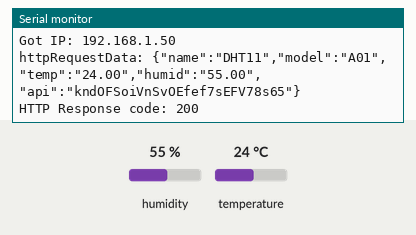
Simulated run of this sketch. Board: ESP8266 (NodeMCU). Parts: the last lines printed to the serial monitor. Inputs (shaded band) come from the test bench; at power-on: humidity 55 %, temperature 24 °C. WiFi joins after 1.5 s; servers stay silent unless stated; uploads are accepted with an empty reply.

Above: at 3.3 s.
3.4 s: humidity set to 22 %
At 4.51 s:
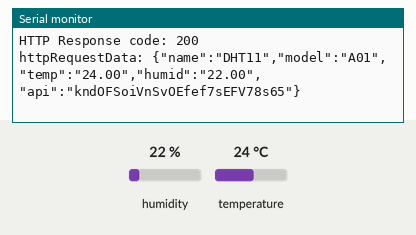
6.3 s: temperature set to 12 °C
At 7.9 s:
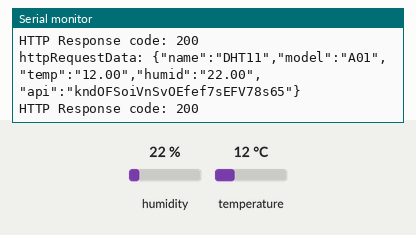
9.2 s: humidity set to 40 %
At 12.1 s:
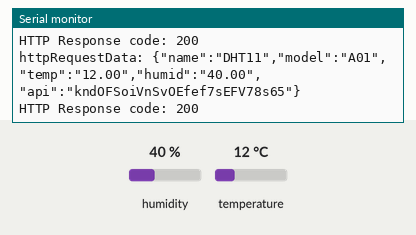
Timing chart, 0 to 13.6 s (numbered marks = the images above; inputs shaded):
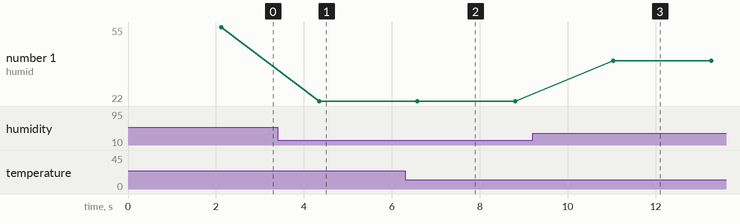

The sketch:

DHT11_POSTreq.ino
```cpp
#include <ESP8266WiFi.h>
#include <ESP8266HTTPClient.h>
#include <WiFiClient.h>
#include <Wire.h>
#include <DHT.h>
#include <DHT_U.h>


#define DHTTYPE DHT11   // DHT 11
//#define DHTTYPE DHT21   // DHT 21 (AM2301)
//#define DHTTYPE DHT22   // DHT 22  (AM2302), AM2321

// SSID & Password
//const char* ssid = "Abbok Design2.4G";
//const char* password = "INDA2019";
const char* ssid = "TP-LINK_F5BC40";
const char* password = "22278456";

const char* ssid2 = "Abbok Design2.4G";
const char* password2 = "INDA2019";

//Webapp Name 'bplinebot.herokuapp.com/weather'
const char* serverName = "https://www.idayx.com/api";
const char* sha = "26:9D:4B:6C:EC:24:88:E0:0F:D9:75:8D:BF:88:35:AA:7B:F4:FB:5C";


String apiKeyValue = "kndOFSoiVnSvOEfef7sEFV78s65";
String deviceModel = "A01";
String sensorName = "DHT11";
String sensorLocation = "Abbok";

// DHT Sensor
uint8_t DHTPin = D2;

// Initialize DHT sensor.
DHT dht(DHTPin, DHTTYPE);

float TempCstat;
float TempFstat;
float HumidityStat;
int wifi2 = 0;

void setup() {
  Serial.begin(115200);
  delay(100);

  pinMode(DHTPin, INPUT);
  dht.begin();

  Serial.println("Connecting to ");
  Serial.println(ssid);


  WiFi.begin(ssid, password);
  //check wi-fi is connected to wi-fi network
  int var = 0;
  while (WiFi.status() != WL_CONNECTED && var <= 10) {
  if (var == 10) {
    wifi2 = 1;
  }
  delay(1000);
  Serial.print(".");
  var++;
  }

  if (wifi2 == 1) {
    Serial.print("Try connecting 2nd wifi!");
    //connect to your local wi-fi network
    WiFi.begin(ssid2, password2);
    //check wi-fi is connected to wi-fi network
    while (WiFi.status() != WL_CONNECTED) {
    delay(1000);
    Serial.print(".");
    }
  }


  Serial.println("");
  Serial.println("WiFi connected..!");
  Serial.print("Got IP: ");  Serial.println(WiFi.localIP());

  /*
  bool status = dht.begin(0x76);
  if (!status) {
    Serial.println("Could not find a valid DHT11 sensor, check wiring or change I2C address!");
    while (1);
  }*/

}
void loop() {
  //Check WiFi connection status
  if(WiFi.status() == WL_CONNECTED){
    //HTTPClient http;
    HTTPClient http;

    http.begin(serverName, sha);

    //content-type header
    //http.addHeader("Content-Type", "text/plain");
    http.addHeader("Content-Type", "application/json"); //JSON
    //http.addHeader("Content-Type", "application/x-www-form-urlencoded");

    // Prepare your HTTP POST request data
    String httpRequestData = handle_requestJson(apiKeyValue, sensorName, sensorLocation);
    Serial.print("httpRequestData: ");
    Serial.println(httpRequestData);

    // Send HTTP POST request
    //int httpResponseCode = http.POST("Hello, World!");
    //int httpResponseCode = http.POST(httpRequestData);
    int httpResponseCode = http.POST(httpRequestData);

    if (httpResponseCode>0) {
      Serial.print("HTTP Response code: ");
      Serial.println(httpResponseCode);
    }
    else {
      Serial.print("Error code: ");
      Serial.println(httpResponseCode);
    }
    // Free resources
    http.end();
  }
  else {
    Serial.println("WiFi Disconnected");
  }
  //Send an HTTP POST request every 2 seconds
  delay(2000);
}

String handle_request(String apiKeyValue, String sensorName,String sensorLocation) {
  String RequestData = "";
  TempCstat = dht.readTemperature(); // Gets the values of the temperature
  TempFstat = (TempCstat * 9/5) + 32; // Gets the values of the temperature
  HumidityStat = dht.readHumidity(); // Gets the values of the humidity
  RequestData += "api_key=" + apiKeyValue + "&sensor=" + sensorName
                          + "&location=" + sensorLocation + "&value1=" + (float)TempCstat
                          + "&value2=" + (float)HumidityStat + "";
  return RequestData;
}

String handle_requestJson(String apiKeyValue, String sensorName,String sensorLocation) {
  String RequestData = "";
  TempCstat = dht.readTemperature(); // Gets the values of the temperature
  TempFstat = (TempCstat * 9/5) + 32; // Gets the values of the temperature
  HumidityStat = dht.readHumidity(); // Gets the values of the humidity
  RequestData += "{\"name\":\"" + sensorName +
                 "\",\"model\":\"" + deviceModel +
                 "\",\"temp\":\"" + (float)TempCstat +
                 "\",\"humid\":\"" + (float)HumidityStat +
                 "\",\"api\":\"" + apiKeyValue +
                 "\"}";
  return RequestData;
}
```

Measured:
- after the input at 3.4 s, the serial monitor: prints a new line after 0.95 s (image 1)
- after the input at 6.3 s, the serial monitor: prints a new line after 0.28 s (image 2)
- after the input at 9.2 s, the serial monitor: prints a new line after 1.8 s (image 3)
- plotted number 1: 55 → 22 after the input at 3.4 s, 22 → 40 after the input at 9.2 s
